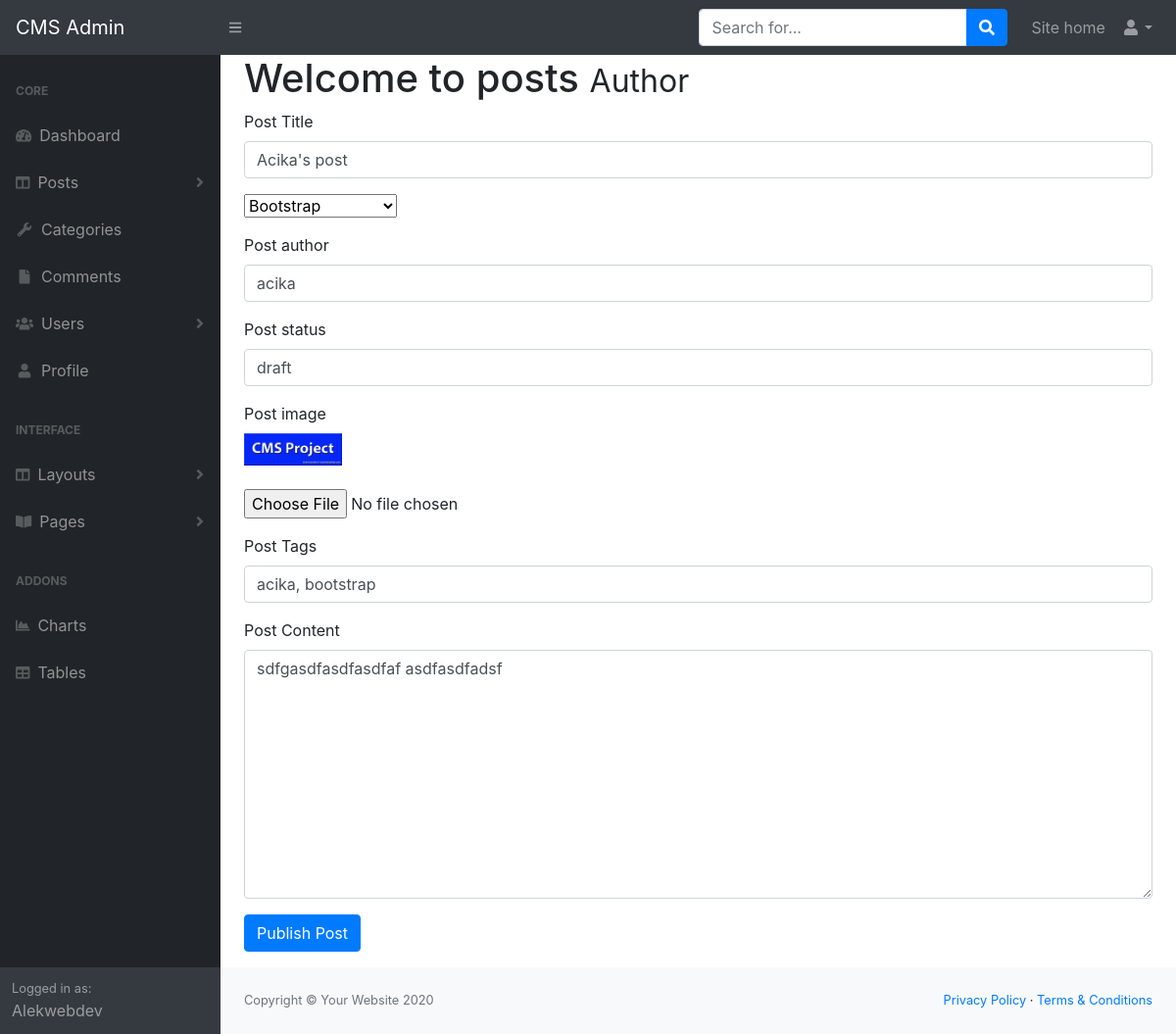
Screenshot of /admin/dist/posts.php?source=edit_post&p_id=1 with the database file from the repository.
### tables this page shows
CREATE TABLE `posts` (
  `post_id` int(3) NOT NULL,
  `post_category_id` int(3) NOT NULL,
  `post_title` varchar(255) NOT NULL,
  `post_author` varchar(255) NOT NULL,
  `post_date` date NOT NULL,
  `post_image` text NOT NULL,
  `post_content` text NOT NULL,
  `post_tags` varchar(255) NOT NULL,
  `post_comment_count` int(5) NOT NULL,
  `post_status` varchar(255) NOT NULL DEFAULT 'draft'
);

### admin/dist/edit_post.php (the view, shortened to what this page needs)
<?php
if(isset($_GET['p_id'])) {
    $the_post_id = $_GET['p_id'];
}
$query = "SELECT * FROM posts  WHERE post_id = $the_post_id";
 $select_posts_by_id = mysqli_query($connection, $query);
 while($row = mysqli_fetch_assoc($select_posts_by_id)) {
 $post_author        = $row['post_author'];
 $post_title         = $row['post_title'];
 $post_status        = $row['post_status'];
 $post_image         = $row['post_image'];
 $post_content       = $row['post_content'];
 $post_tags          = $row['post_tags'];
 }
?>
<form action="" method="post" enctype="multipart/form-data">
    <div class="form-group">
        <label for="post_title">Post Title</label>
        <input type="text" class="form-control" name="post_title" value="<?= $post_title; ?>">
    </div>
    <div class="form-group">
       <select name="post_category" id="post_category">
       <?php
            $query = "SELECT * FROM categories";
            $select_categories = mysqli_query($connection, $query);
            while($row = mysqli_fetch_assoc($select_categories)) {
            $cat_id = $row['cat_id'];
            $cat_title = $row['cat_title'];
            echo "<option value='{$cat_id}'>{$cat_title}</option>";
            }
        ?>
       </select>
    </div>
    <div class="form-group">
        <label for="post_author">Post author</label>
        <input type="text" class="form-control" name="post_author" value="<?= $post_author; ?>">
    </div>
    <div class="form-group">
        <label for="post_status">Post status</label>
        <input type="text" class="form-control" name="post_status" value="<?= $post_status; ?>">
    </div>
    <div class="form-group">
        <label for="post_image">Post image</label><br>
        <img width="100" src="../images/<?= $post_image; ?>" alt=""><br><br>
        <input type="file" name="image">
    </div>
      <div class="form-group">
         <label for="post_tags">Post Tags</label>
          <input type="text" class="form-control" name="post_tags" value="<?= $post_tags; ?>">
      </div>
      <div class="form-group">
         <label for="post_content">Post Content</label>
         <textarea class="form-control" name="post_content" id="" cols="30" rows="10" ><?= $post_content; ?>
         </textarea>
      </div>
       <div class="form-group">
          <input class="btn btn-primary" type="submit" name="update_post" value="Publish Post">
      </div>
</form>

### rows the page displays
posts: post_title "Acika's post", post_author "acika", post_status "draft", post_image (picture), post_tags "acika, bootstrap", post_content "sdfgasdfasdfasdfaf asdfasdfadsf"

### other values shown
form field post_category "Bootstrap"
